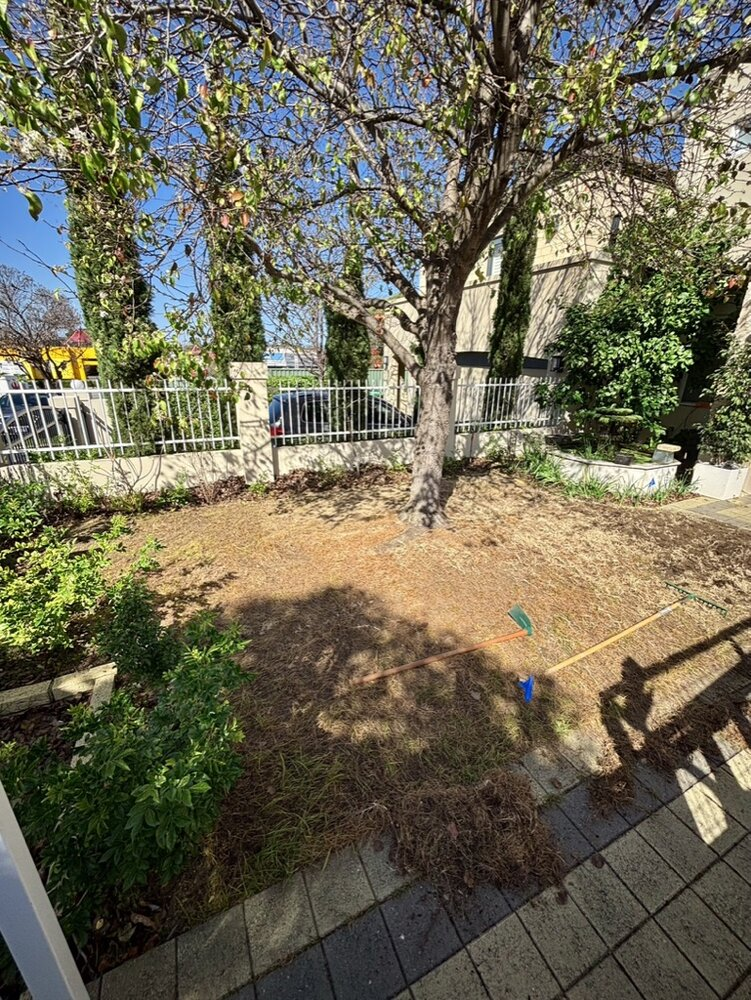
#> input picture lawn-transformation-before.jpg, 751 x 1000 px
$ python align_images_fast.py
#> lines starting #> are read from the running program, lines starting #| are printed output that depends on the picture
#!/usr/bin/env python3
"""
Faster image alignment script using coarse-to-fine search
"""

from PIL import Image
import numpy as np
from scipy.ndimage import zoom, shift

def load_and_preprocess(image_path, target_size=(400, 300)):
    """Load image and convert to grayscale numpy array"""
#> called with image_path = 'lawn-transformation-before.jpg', target_size = (400, 300)
    img = Image.open(image_path)
#> img is the input picture: PIL image 751x1000 RGB; mean R, G, B 108.1, 103.7, 84.3
    # Resize to smaller size for faster processing
    img.thumbnail(target_size, Image.Resampling.LANCZOS)
#> img: PIL image 225x300 RGB
    # Convert to grayscale
    img_gray = img.convert('L')
#> call 2 of load_and_preprocess, with image_path = 'lawn-transformation-after.jpg', target_size = (400, 300)
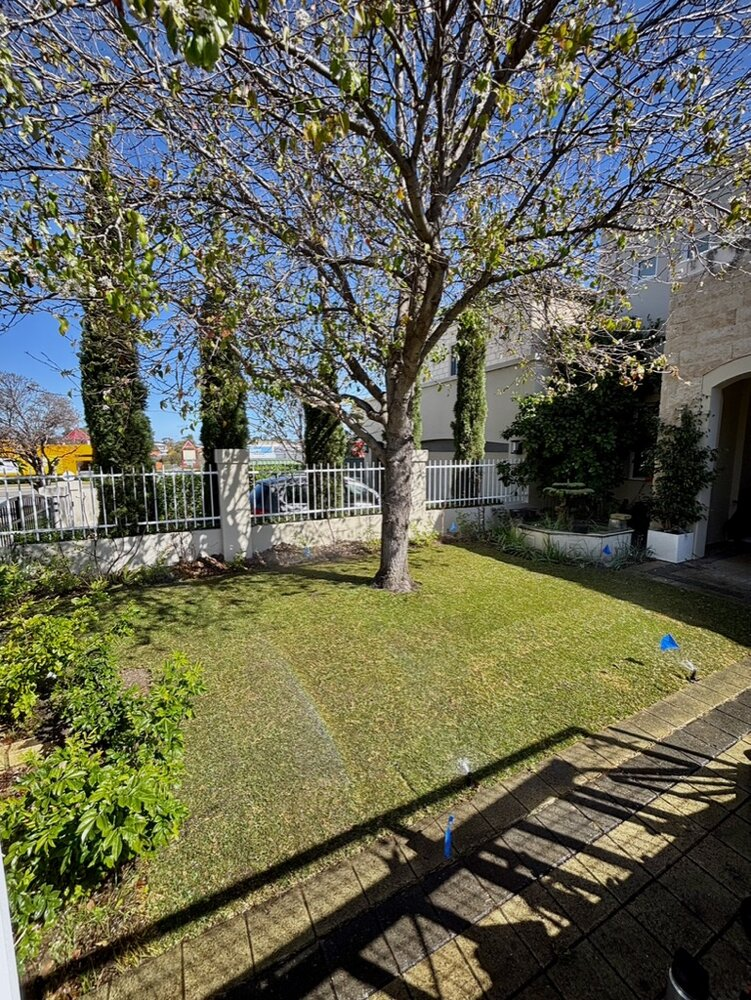
#> input picture lawn-transformation-after.jpg, 751 x 1000 px
#> in load_and_preprocess, img is the input picture: PIL image 751x1000 RGB; mean R, G, B 99.8, 100.5, 82.7
    return np.array(img_gray)

def calculate_correlation(img1, img2):
    """Fast correlation calculation"""
    # Use center crop for correlation to avoid edge effects
    h, w = img1.shape
    crop_h, crop_w = h // 2, w // 2
    start_h, start_w = h // 4, w // 4

    img1_crop = img1[start_h:start_h+crop_h, start_w:start_w+crop_w]
    img2_crop = img2[start_h:start_h+crop_h, start_w:start_w+crop_w]

    # Simple correlation
    img1_norm = (img1_crop - np.mean(img1_crop)) / (np.std(img1_crop) + 1e-6)
    img2_norm = (img2_crop - np.mean(img2_crop)) / (np.std(img2_crop) + 1e-6)

    return np.mean(img1_norm * img2_norm)

def quick_align(before_img, after_img):
    """Quick alignment using coarse search"""
    best_correlation = -1
    best_params = {'scale': 1.0, 'offset_x': 0, 'offset_y': 0}

    h, w = before_img.shape
#> h = 300; w = 225

    # Coarse search - test fewer combinations
    scales = [0.95, 1.0, 1.05, 1.1, 1.15]
    offsets = [-20, -10, 0, 10, 20]

    print(f"Testing {len(scales) * len(offsets) * len(offsets)} combinations...")

    for scale in scales:
        # Scale the after image
        scaled_img = zoom(after_img, scale, order=1)

        # Crop or pad to match original size
        if scaled_img.shape[0] > h:
            start_y = (scaled_img.shape[0] - h) // 2
            scaled_img = scaled_img[start_y:start_y + h, :]
        else:
            pad_y = (h - scaled_img.shape[0]) // 2
            pad_bottom = h - scaled_img.shape[0] - pad_y
            scaled_img = np.pad(scaled_img, ((pad_y, pad_bottom), (0, 0)), mode='edge')

        if scaled_img.shape[1] > w:
            start_x = (scaled_img.shape[1] - w) // 2
            scaled_img = scaled_img[:, start_x:start_x + w]
        else:
            pad_x = (w - scaled_img.shape[1]) // 2
            pad_right = w - scaled_img.shape[1] - pad_x
            scaled_img = np.pad(scaled_img, ((0, 0), (pad_x, pad_right)), mode='edge')

        for offset_x in offsets:
            for offset_y in offsets:
                # Apply offset
                shifted_img = shift(scaled_img, (offset_y, offset_x), mode='nearest')

                # Calculate correlation
                correlation = calculate_correlation(before_img, shifted_img)

                if correlation > best_correlation:
                    best_correlation = correlation
                    best_params = {
                        'scale': scale,
                        'offset_x': offset_x,
                        'offset_y': offset_y,
                        'correlation': correlation
                    }
                    print(f"  Better match: scale={scale:.2f}, x={offset_x}, y={offset_y}, corr={correlation:.3f}")
#> this loop made 5 passes
#> pass 1, in calculate_correlation, `img1_crop = img1[start_h:start_h+crop_h, start_w:start_w+crop_w]`:
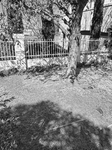
#> img1_crop: shape (150, 112); min 0, max 254, mean 126.3
#> after the loop:
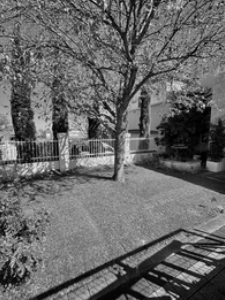
#> scaled_img: shape (300, 225); min 0, max 239, mean 102.5

    return best_params

def main():
    print("=== Fast Image Alignment Analysis ===\n")

    # Analyze lawn images
    print("Processing LAWN images...")
    lawn_before = load_and_preprocess('lawn-transformation-before.jpg')
    lawn_after = load_and_preprocess('lawn-transformation-after.jpg')

    lawn_params = quick_align(lawn_before, lawn_after)

    print(f"\nBest alignment for LAWN images:")
    print(f"  Scale: {lawn_params['scale']:.3f}")
#|   Scale: 0.950
    print(f"  Offset X: {lawn_params['offset_x']}px")
#|   Offset X: -10px
    print(f"  Offset Y: {lawn_params['offset_y']}px")
#|   Offset Y: -20px
    print(f"  Correlation: {lawn_params.get('correlation', 0):.4f}")
#|   Correlation: 0.1448

    # Analyze garden images (note they're swapped in HTML)
    print("\n" + "="*40)
    print("Processing GARDEN images...")
    garden_before = load_and_preprocess('garden-transformation-after.jpg')  # This is actually the "before"
#> call 3 of load_and_preprocess, with image_path = 'garden-transformation-after.jpg', target_size = (400, 300)
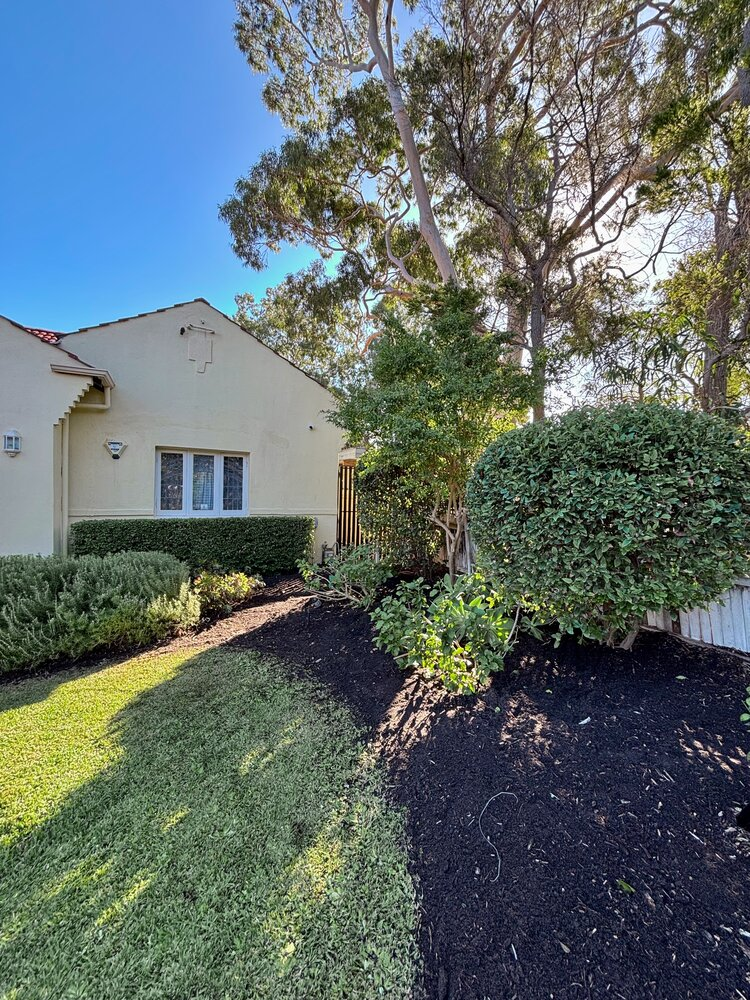
#> input picture garden-transformation-after.jpg, 750 x 1000 px
#> in load_and_preprocess, img is the input picture: PIL image 750x1000 RGB; mean R, G, B 94.8, 108, 106.5
    garden_after = load_and_preprocess('garden-transformation-before.jpg')   # This is actually the "after"
#> call 4 of load_and_preprocess, with image_path = 'garden-transformation-before.jpg', target_size = (400, 300)
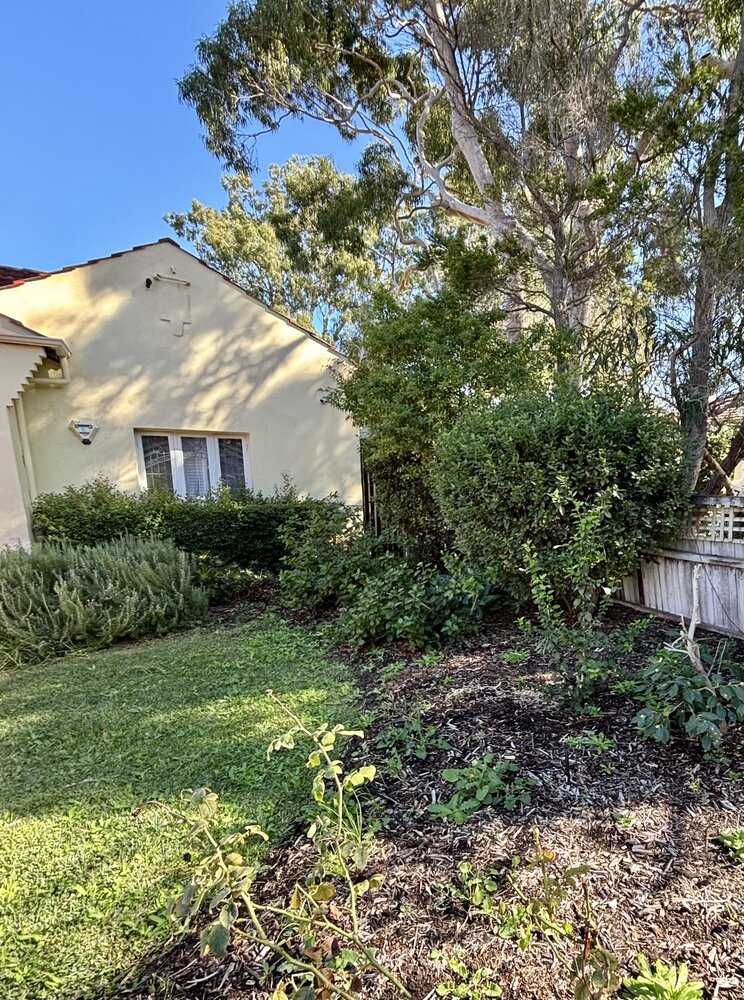
#> input picture garden-transformation-before.jpg, 744 x 1000 px
#> in load_and_preprocess, img is the input picture: PIL image 744x1000 RGB; mean R, G, B 110.3, 117.6, 103.9

    garden_params = quick_align(garden_before, garden_after)
#> the loop in quick_align (call 2), `for scale in scales:` made 5 passes
#> pass 1, in calculate_correlation (call 126), `img1_crop = img1[start_h:start_h+crop_h, start_w:start_w+crop_w]`:
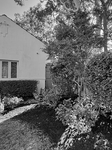
#> img1_crop: shape (150, 112); min 0, max 255, mean 101.5
#> after the loop in quick_align (call 2), `for scale in scales:`:
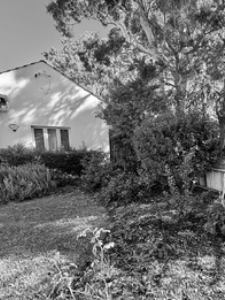
#> scaled_img: shape (300, 225); min 1, max 254, mean 110.9

    print(f"\nBest alignment for GARDEN images:")
    print(f"  Scale: {garden_params['scale']:.3f}")
#|   Scale: 1.100
    print(f"  Offset X: {garden_params['offset_x']}px")
#|   Offset X: 0px
    print(f"  Offset Y: {garden_params['offset_y']}px")
#|   Offset Y: 10px
    print(f"  Correlation: {garden_params.get('correlation', 0):.4f}")
#|   Correlation: 0.5022

    # Output CSS transforms
    print("\n" + "="*40)
    print("CSS TRANSFORMS TO APPLY:\n")

    print(f"Lawn after image:")
    print(f'  transform: scale({lawn_params["scale"]:.2f}) translateX({lawn_params["offset_x"]}px) translateY({lawn_params["offset_y"]}px);')
#|   transform: scale(0.95) translateX(-10px) translateY(-20px);

    print(f"\nGarden after image:")
    print(f'  transform: scale({garden_params["scale"]:.2f}) translateX({garden_params["offset_x"]}px) translateY({garden_params["offset_y"]}px);')
#|   transform: scale(1.10) translateX(0px) translateY(10px);

if __name__ == "__main__":
    main()
